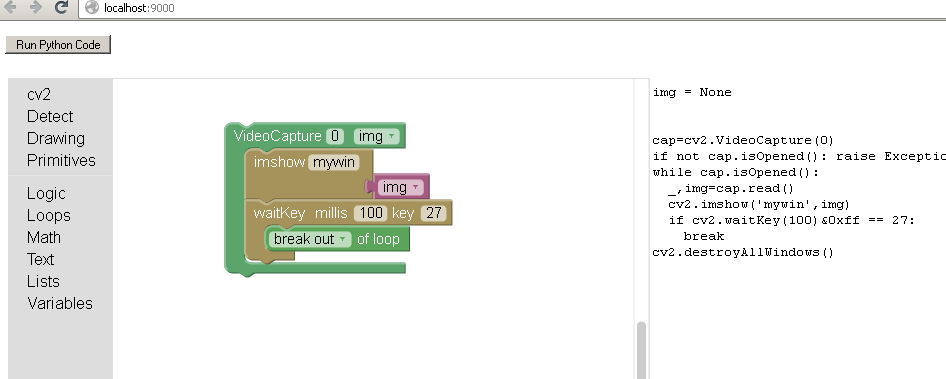
#> input picture media/blockly0.png, 946 x 379 px, found by its file name
$ python code.py
#> lines starting #> are read from the running program, lines starting #| are printed output that depends on the picture; after the words box and inside, x2 and y2 are one past the last pixel; in counts of white or black regions, pixels touching at a corner belong together

import cv2
import numpy as np

image = None
binary = None


image = cv2.imread('media/blockly0.png',1)
#> image is the input picture: shape (379, 946, 3); mean B, G, R 237, 240.4, 239.1
binary = cv2.cvtColor(cv2.threshold(image,120,255,cv2.THRESH_BINARY_INV)[1],cv2.COLOR_BGR2GRAY)
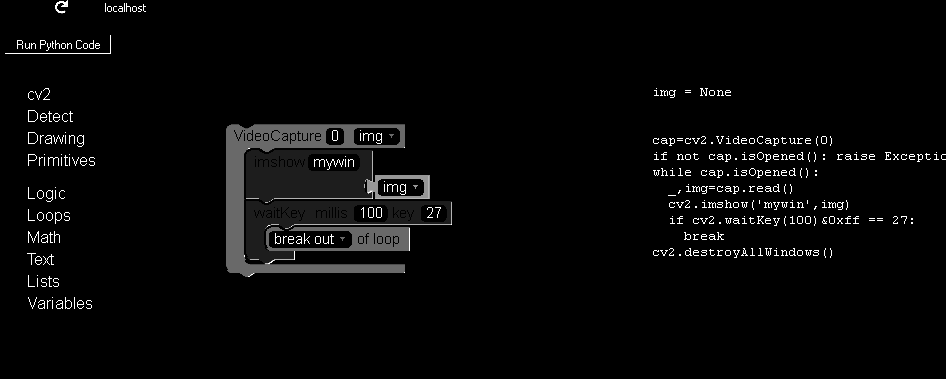
#> binary: shape (379, 946); min 0, max 255, mean 7.4
image = cv2.drawContours(image,cv2.findContours(binary,cv2.RETR_EXTERNAL,cv2.CHAIN_APPROX_NONE)[1],-1,(0x00,0x00,0xff),-1)
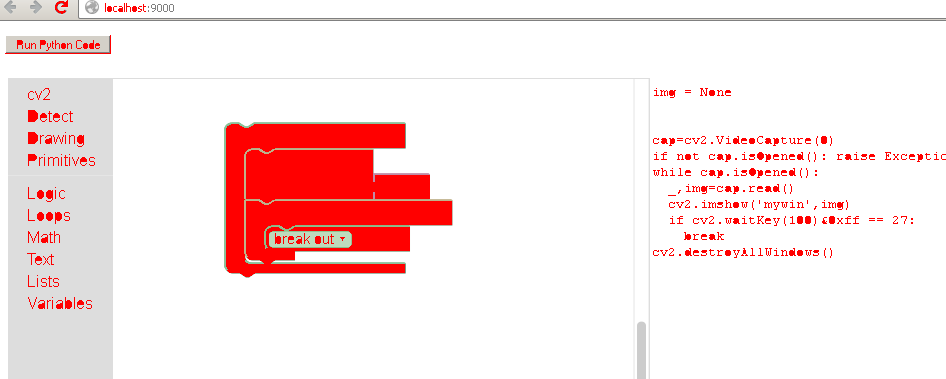
#> image: shape (379, 946, 3); 8.26% of pixels changed, all inside (x1, y1, x2, y2) = (5, 0, 946, 309)
cv2.imshow('mywin',image)
if cv2.waitKey(-1)&0xff == 27:
#> (key Esc is pressed here)
  pass
cv2.destroyAllWindows()

$ run again, with media/quote1.png copied over media/blockly0.png
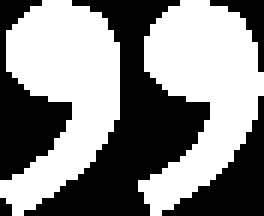
#> input picture media/quote1.png, 44 x 36 px, found by its file name (shown 6 times larger)
#> image is the input picture: shape (36, 44, 3); 53.6% white; 5 black regions (1 under 20 px), largest, box (x1, y1, x2, y2) and area: (4, 0, 35, 36) 408, (0, 0, 12, 30) 161, (27, 16, 44, 36) 127, (35, 0, 44, 12) 34
#> `image = cv2.drawContours(image,cv2.findContours(binary,cv2.RETR_EXTERN..`:
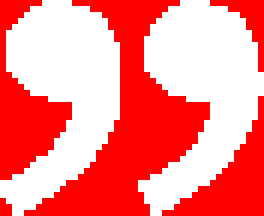
#> image: shape (36, 44, 3) (shown 6 times larger); mean B, G, R 136.7, 136.7, 255
